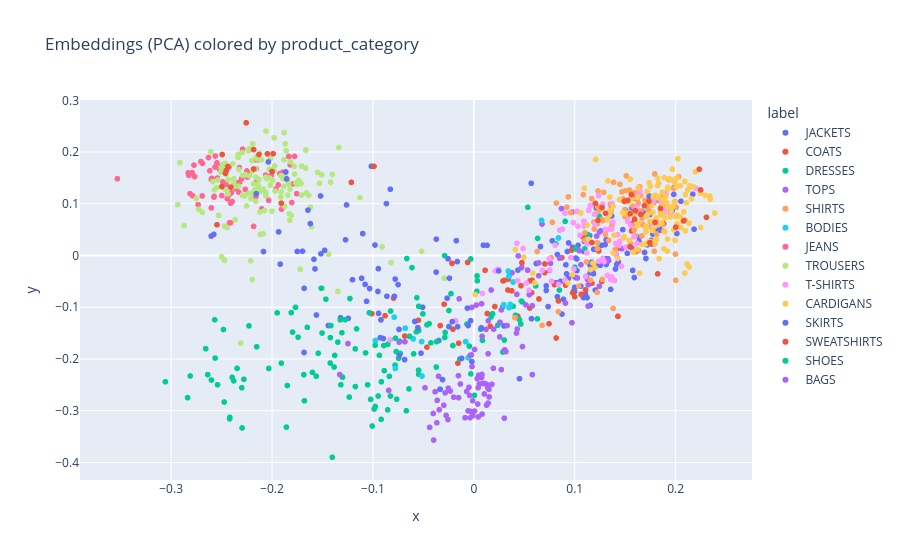

Source (notebook cell):
### Code cell
plot_df = pd.DataFrame(
    {
        "x": X2[:, 0],
        "y": X2[:, 1],
        "label": labels,
        "row_id": product_ids[keep_idx],
    }
)

fig = px.scatter(
    plot_df,
    x="x",
    y="y",
    color="label",
    hover_data=["row_id", "label"],
    title=f"Embeddings ({METHOD.upper()}) colored by {LABEL_COL}",
)
fig.show()
